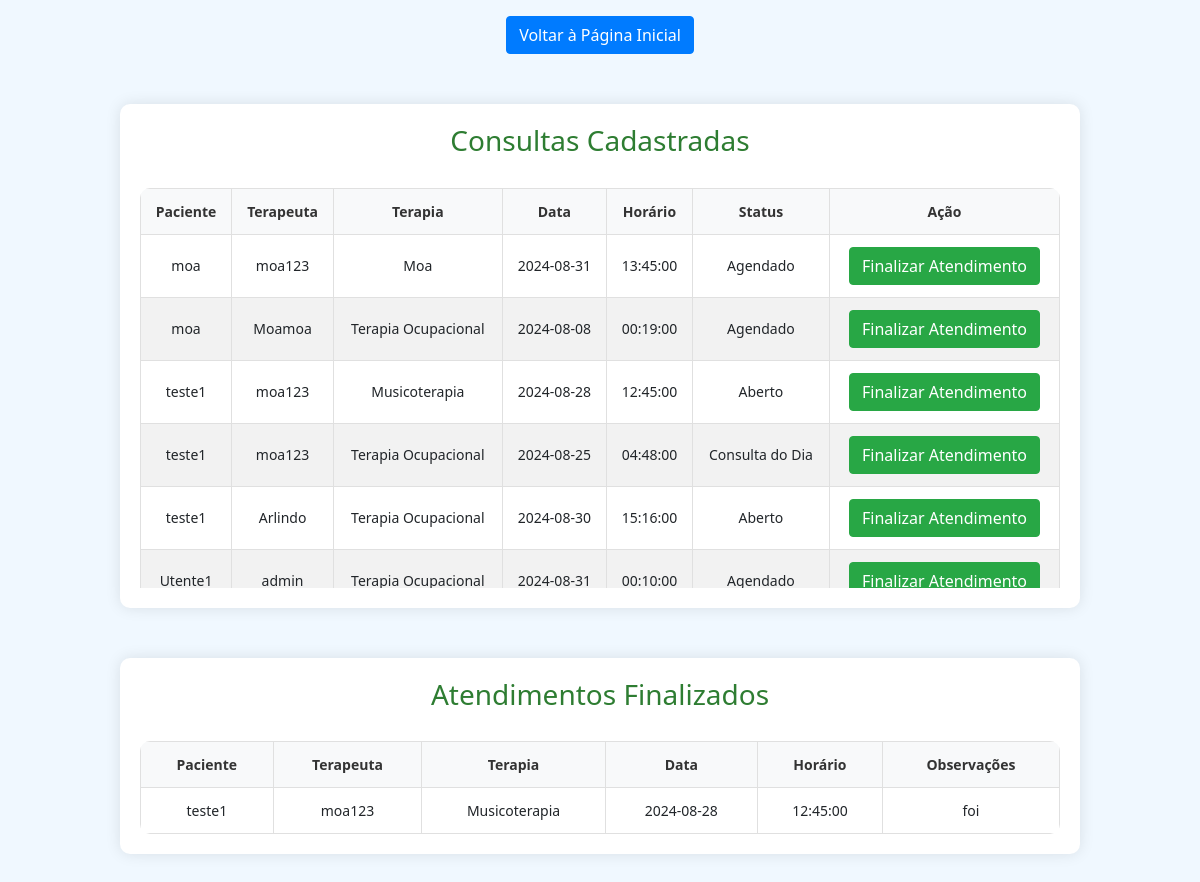
Page /consultas_cads.php on the committed database.
### tables this page shows
CREATE TABLE IF NOT EXISTS `consultas` (
  `id` int(11) NOT NULL AUTO_INCREMENT,
  `paciente_id` int(11) NOT NULL,
  `terapeuta_id` int(11) NOT NULL,
  `terapia_id` int(11) NOT NULL,
  `data_consulta` date NOT NULL,
  `horario_consulta` time NOT NULL,
  `status` varchar(50) DEFAULT 'Aberto',
  `observacoes` text DEFAULT NULL,
  PRIMARY KEY (`id`),
  KEY `paciente_id` (`paciente_id`),
  KEY `terapeuta_id` (`terapeuta_id`),
  CONSTRAINT `consultas_ibfk_1` FOREIGN KEY (`paciente_id`) REFERENCES `pacientes` (`id`),
  CONSTRAINT `consultas_ibfk_2` FOREIGN KEY (`terapeuta_id`) REFERENCES `terapeutas` (`id`)
);

CREATE TABLE IF NOT EXISTS `pacientes` (
  `id` int(11) NOT NULL AUTO_INCREMENT,
  `nome` varchar(100) NOT NULL,
  `especialidade` varchar(100) NOT NULL,
  `numero_terapias` int(11) NOT NULL,
  `dias_da_semana` varchar(100) NOT NULL,
  `turno` varchar(50) NOT NULL,
  `terapeuta_preferencial` varchar(100) NOT NULL,
  PRIMARY KEY (`id`)
);

CREATE TABLE IF NOT EXISTS `terapeutas` (
  `id` int(11) NOT NULL AUTO_INCREMENT,
  `nome` varchar(100) NOT NULL,
  `especialidade` varchar(100) NOT NULL,
  `dias_disponiveis` varchar(100) NOT NULL,
  `turnos_disponiveis` varchar(100) NOT NULL,
  `numero_crm` varchar(50) DEFAULT NULL,
  PRIMARY KEY (`id`)
);

CREATE TABLE IF NOT EXISTS `terapias` (
  `id` int(11) NOT NULL AUTO_INCREMENT,
  `nome` varchar(100) NOT NULL DEFAULT '0',
  `paciente_id` int(11) DEFAULT NULL,
  `terapeuta_id` int(11) DEFAULT NULL,
  `data_entrada` date DEFAULT NULL,
  PRIMARY KEY (`id`),
  KEY `paciente_id` (`paciente_id`),
  KEY `terapeuta_id` (`terapeuta_id`),
  CONSTRAINT `terapias_ibfk_1` FOREIGN KEY (`paciente_id`) REFERENCES `pacientes` (`id`),
  CONSTRAINT `terapias_ibfk_2` FOREIGN KEY (`terapeuta_id`) REFERENCES `terapeutas` (`id`)
);

### consultas_cads.php (the view, shortened to what this page needs)
<?php
include('db_connect.php');
$sql_consultas = "
    SELECT c.id, p.nome AS paciente, t.nome AS terapeuta, th.nome AS terapia, c.data_consulta, c.horario_consulta, c.status
    FROM consultas c
    JOIN pacientes p ON c.paciente_id = p.id
    JOIN terapeutas t ON c.terapeuta_id = t.id
    JOIN terapias th ON c.terapia_id = th.id
    WHERE c.status != 'Finalizado'";
$result_consultas = $conn->query($sql_consultas);
$sql_finalizadas = "
    SELECT c.id, p.nome AS paciente, t.nome AS terapeuta, th.nome AS terapia, c.data_consulta, c.horario_consulta, c.observacoes
    FROM consultas c
    JOIN pacientes p ON c.paciente_id = p.id
    JOIN terapeutas t ON c.terapeuta_id = t.id
    JOIN terapias th ON c.terapia_id = th.id
    WHERE c.status = 'Finalizado'";
$result_finalizadas = $conn->query($sql_finalizadas);
?>
<!DOCTYPE html>
<html lang="pt-BR">
<head>
    <link rel="stylesheet" href="https://stackpath.bootstrapcdn.com/bootstrap/4.5.2/css/bootstrap.min.css">
    <link rel="stylesheet" href="https://cdnjs.cloudflare.com/ajax/libs/font-awesome/5.15.3/css/all.min.css">
</head>
<body>
<div class="container mt-3 d-flex justify-content-center">
    <a href="index.php" class="btn btn-primary">Voltar à Página Inicial</a>
</div>
    <div class="grid-container-moa">
        <h3>Consultas Cadastradas</h3>
        <div class="grid-moa">
            <table>
                <thead>
                    <tr>
                        <th>Paciente</th>
                        <th>Terapeuta</th>
                        <th>Terapia</th>
                        <th>Data</th>
                        <th>Horário</th>
                        <th>Status</th>
                        <th>Ação</th>
                    </tr>
                </thead>
                <tbody>
                    <?php if ($result_consultas->num_rows > 0): ?>
                        <?php while($consulta = $result_consultas->fetch_assoc()): ?>
                            <tr>
                                <td><?php echo $consulta['paciente']; ?></td>
                                <td><?php echo $consulta['terapeuta']; ?></td>
                                <td><?php echo $consulta['terapia']; ?></td>
                                <td><?php echo $consulta['data_consulta']; ?></td>
                                <td><?php echo $consulta['horario_consulta']; ?></td>
                                <td><?php echo $consulta['status']; ?></td>
                                <td>
                                    <button type="button" class="btn btn-success" data-toggle="modal" data-target="#modalFinalizar<?php echo $consulta['id']; ?>">
                                        Finalizar Atendimento
                                    </button>
                                </td>
                            </tr>
                        <?php endwhile; ?>
                    <?php else: ?>
                        <tr>
                            <td colspan="7">Nenhuma consulta cadastrada.</td>
                        </tr>
                    <?php endif; ?>
                </tbody>
            </table>
        </div>
    </div>
    <div class="grid-container-moa">
        <h3>Atendimentos Finalizados</h3>
        <div class="grid-moa">
            <table>
                <thead>
                    <tr>
                        <th>Paciente</th>
                        <th>Terapeuta</th>
                        <th>Terapia</th>
                        <th>Data</th>
                        <th>Horário</th>
                        <th>Observações</th>
                    </tr>
                </thead>
                <tbody>
                    <?php if ($result_finalizadas->num_rows > 0): ?>
                        <?php while($finalizada = $result_finalizadas->fetch_assoc()): ?>
                            <tr>
                                <td><?php echo $finalizada['paciente']; ?></td>
                                <td><?php echo $finalizada['terapeuta']; ?></td>
                                <td><?php echo $finalizada['terapia']; ?></td>
                                <td><?php echo $finalizada['data_consulta']; ?></td>
                                <td><?php echo $finalizada['horario_consulta']; ?></td>
                                <td><?php echo $finalizada['observacoes']; ?></td>
                            </tr>
                        <?php endwhile; ?>
                    <?php else: ?>
                        <tr>
                            <td colspan="6">Nenhum atendimento finalizado.</td>
                        </tr>
                    <?php endif; ?>
                </tbody>
            </table>
        </div>
    </div>
</body>
</html>

### consultas_cads.php (style rules this page uses)
body { background-color: #f0f8ff; font-family: 'Segoe UI', Tahoma, Geneva, Verdana, sans-serif; }
.grid-container-moa { background-color: #ffffff; padding: 20px; border-radius: 10px; box-shadow: 0 0 15px rgba(0, 0, 0, 0.1); width: 80%; margin: 50px auto; }
h3 { text-align: center; color: #2e7d32; margin-bottom: 20px; }
.grid-moa { margin-top: 30px; max-height: 400px; overflow-y: scroll; }
.grid-moa table { width: 100%; border-collapse: collapse; border-radius: 10px; overflow: hidden; }
.grid-moa th, .grid-moa td { border: 1px solid #e0e0e0; padding: 12px; text-align: center; font-size: 14px; }
.grid-moa th { background-color: #f8f9fa; color: #333; }
.grid-moa tr:nth-child(even) { background-color: #f2f2f2; }

### rows in the picture
consultas: paciente.nome "moa", terapeuta.nome "moa123", terapia.nome "Moa", data_consulta "2024-08-31", horario_consulta "13:45:00", status "Agendado"
consultas: paciente.nome "moa", terapeuta.nome "Moamoa", terapia.nome "Terapia Ocupacional", data_consulta "2024-08-08", horario_consulta "00:19:00", status "Agendado"
consultas: paciente.nome "teste1", terapeuta.nome "moa123", terapia.nome "Musicoterapia", data_consulta "2024-08-28", horario_consulta "12:45:00", status "Aberto"
consultas: paciente.nome "teste1", terapeuta.nome "moa123", terapia.nome "Terapia Ocupacional", data_consulta "2024-08-25", horario_consulta "04:48:00", status "Consulta do Dia"
consultas: paciente.nome "teste1", terapeuta.nome "Arlindo", terapia.nome "Terapia Ocupacional", data_consulta "2024-08-30", horario_consulta "15:16:00", status "Aberto"
consultas: paciente.nome "Utente1", terapeuta.nome "admin", terapia.nome "Terapia Ocupacional", data_consulta "2024-08-31", horario_consulta "00:10:00", status "Agendado"
consultas: paciente.nome "teste1", terapeuta.nome "moa123", terapia.nome "Musicoterapia", data_consulta "2024-08-28", horario_consulta "12:45:00", observacoes "foi"
